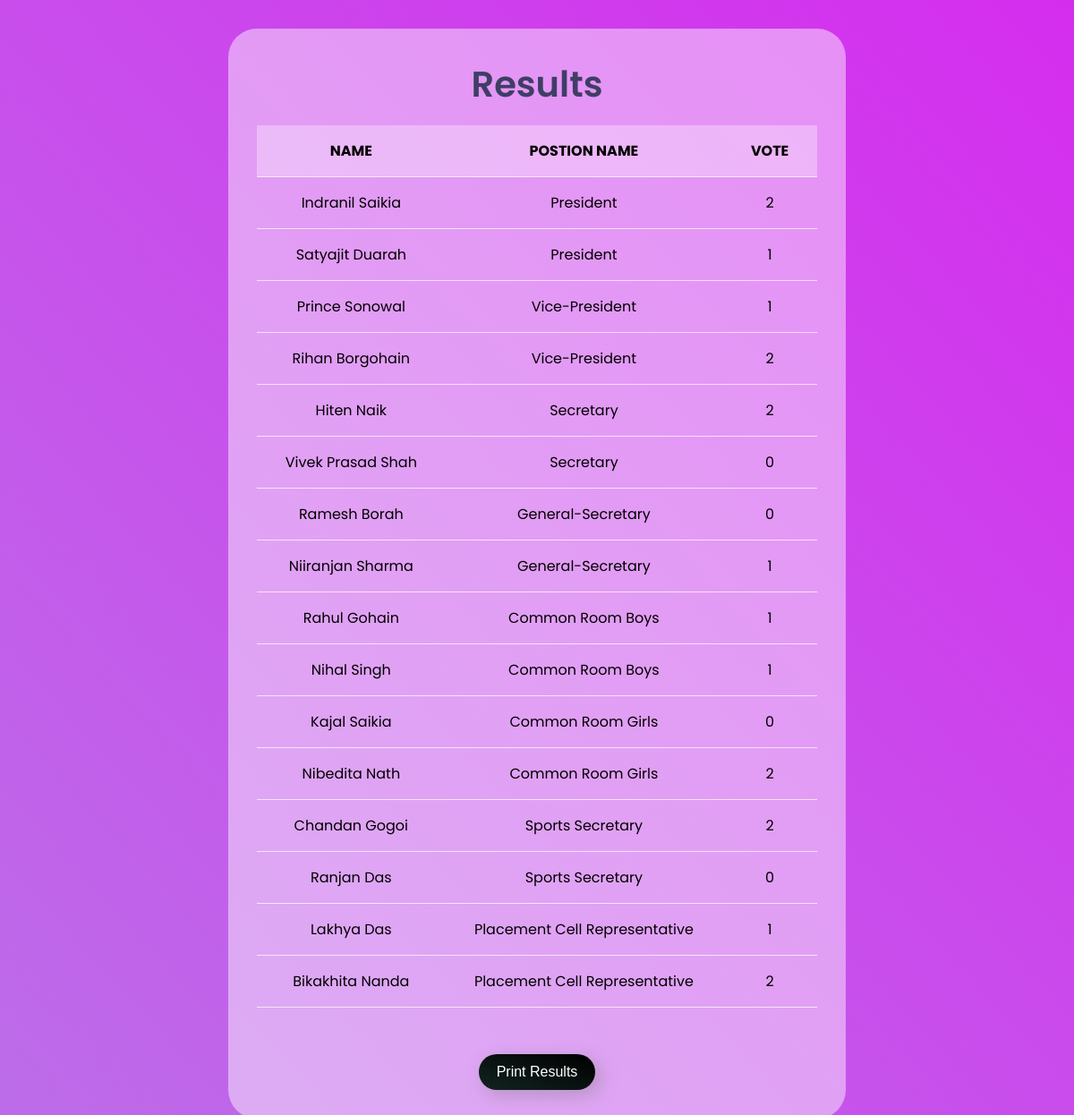
The page /aGlkZGVuLXJlc3VsdC1wYW5lbAoK/ (signed in) on the database as committed earlier.
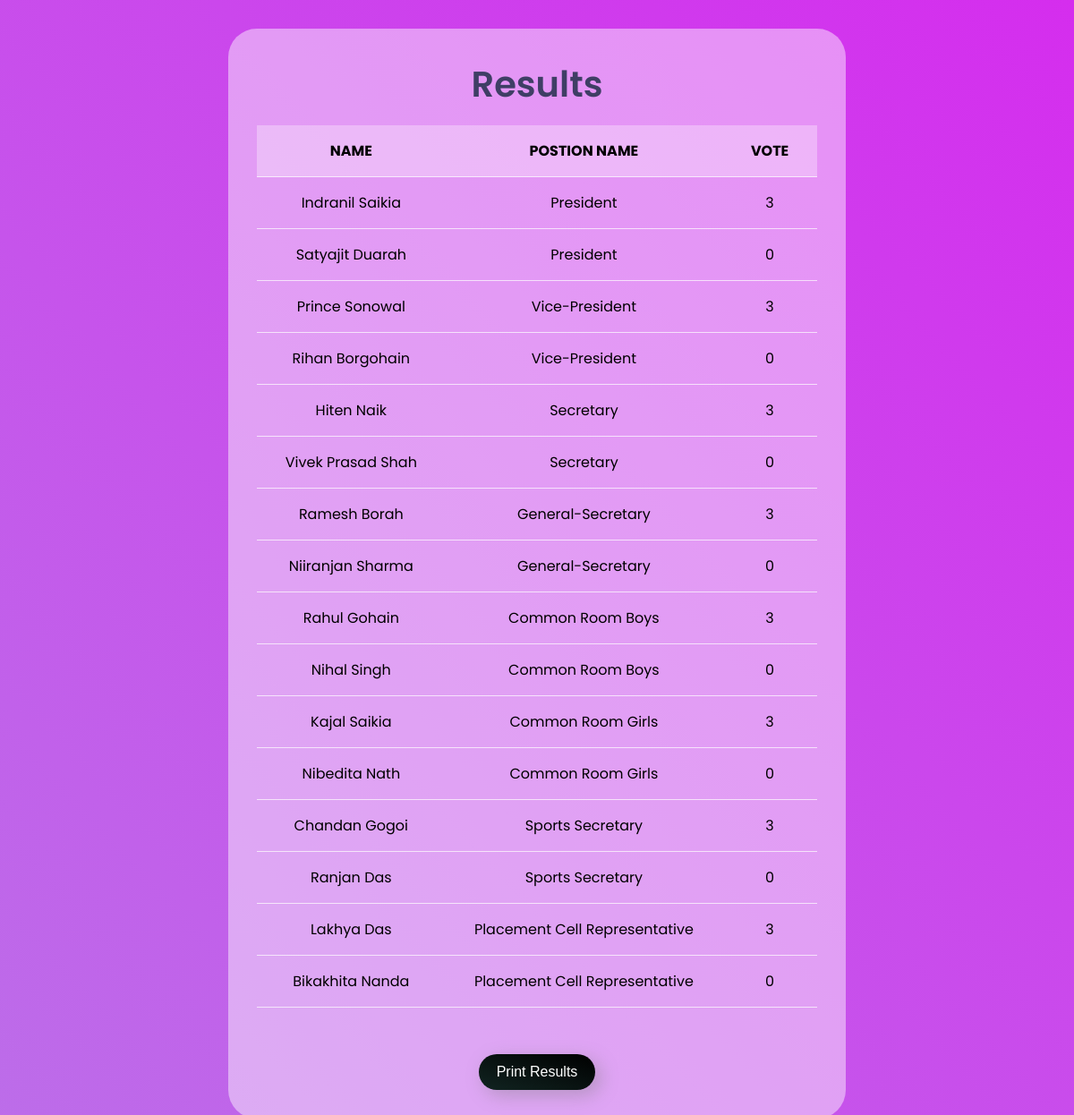
The same page on the database as committed later.
### po/models.py (models this page shows, shortened)
class Candidate(models.Model):
    name = models.CharField(max_length=80)
    position = models.ForeignKey(Positions, on_delete=models.CASCADE)
    votes = models.IntegerField(default=0)
    class Meta:
        verbose_name_plural = "Candidate List"

class Positions(models.Model):
    name = models.CharField(max_length=80)
    priority = models.IntegerField(unique=True)
    def __str__(self):
        return self.name
    class Meta:
        verbose_name_plural = "Position List"

### po/views.py (the view)
# urls.py: path("aGlkZGVuLXJlc3VsdC1wYW5lbAoK/", views.tables, name= 'tables'),
def tables(request):
    if request.user.is_authenticated:
        candidates = Candidate.objects.all()
        position = Positions.objects.all().order_by('priority')
        return render(request, 'results.html',{'candidates': candidates,'positions':position})

### templates/results.html (shortened to what this page needs)
{% extends 'base.html' %}
{% block content %}
</head>
<body>
<main>
    <div class="table-section">
        <div class="header-result">
            <h1>Results</h1>
        </div>
        <div id="print-content">
          <table id="table">
            <tr class="header-row">
              <th class="header-item items">NAME</th>
              <th class="header-item items">POSTION NAME</th>
              <th class="header-item items" style="padding-left: 2rem;">VOTE</th>
            </tr>
            {% for position in positions %}
                    {% for candidate in candidates  %}
                        {% if candidate.position == position %}
                            <tr class="table-rows">
                            <td class="items">{{candidate.name}}</td>
                            <td class="items">{{candidate.position}}</td>
                            <td class="items icon">{{candidate.votes}}</td>
                            </tr>
                        {% endif %}
                    {% endfor %}
            {% endfor %}
          </table>
        </div>
        <div class="print_me">
            <button onclick="printDiv('print-content')" style="margin-top: 20px" class="btn"> Print Results </button>
        </div>
      </div>
</main>
{% endblock content %}

Rows that differ between the two databases and show on the page:
changed Candidate "Indranil Saikia": votes "2" → "3"
changed Candidate "Satyajit Duarah": votes "1" → "0"
changed Candidate "Prince Sonowal": votes "1" → "3"
changed Candidate "Rihan Borgohain": votes "2" → "0"
changed Candidate "Hiten Naik": votes "2" → "3"
changed Candidate "Ramesh Borah": votes "0" → "3"
changed Candidate "Niiranjan Sharma": votes "1" → "0"
changed Candidate "Rahul Gohain": votes "1" → "3"
changed Candidate "Nihal Singh": votes "1" → "0"
changed Candidate "Kajal Saikia": votes "0" → "3"
changed Candidate "Nibedita Nath": votes "2" → "0"
changed Candidate "Chandan Gogoi": votes "2" → "3"
changed Candidate "Lakhya Das": votes "1" → "3"
changed Candidate "Bikakhita Nanda": votes "2" → "0"
